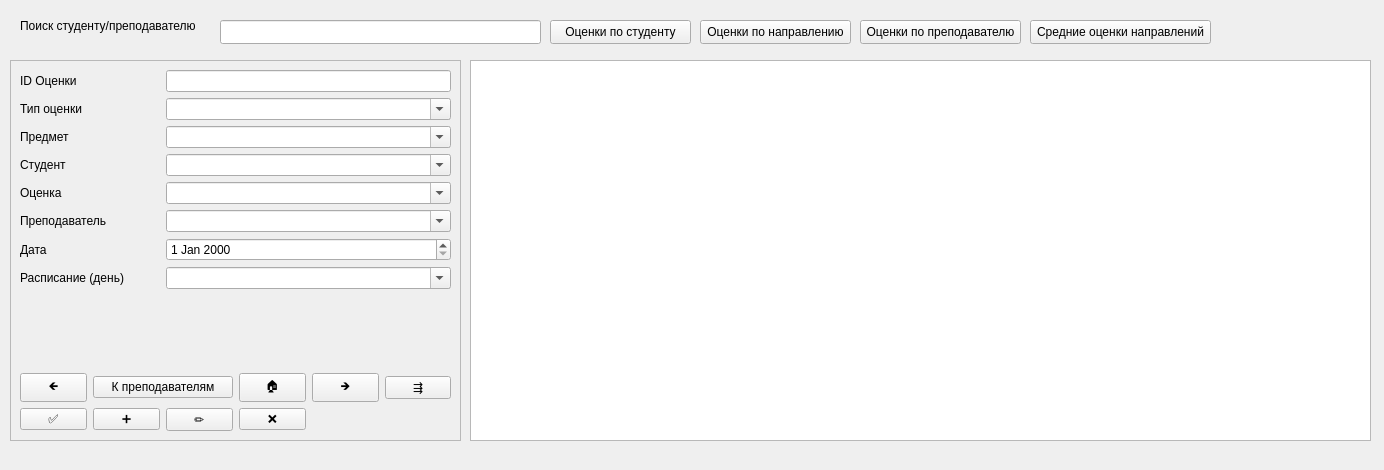
<?xml version="1.0" encoding="UTF-8"?>
<ui version="4.0">
 <class>Marks</class>
 <widget class="QWidget" name="Marks">
  <property name="geometry">
   <rect>
    <x>0</x>
    <y>0</y>
    <width>1384</width>
    <height>470</height>
   </rect>
  </property>
  <property name="windowTitle">
   <string>Оценки</string>
  </property>
  <widget class="QFrame" name="frame">
   <property name="geometry">
    <rect>
     <x>10</x>
     <y>60</y>
     <width>451</width>
     <height>381</height>
    </rect>
   </property>
   <property name="sizePolicy">
    <sizepolicy hsizetype="Minimum" vsizetype="Preferred">
     <horstretch>0</horstretch>
     <verstretch>0</verstretch>
    </sizepolicy>
   </property>
   <property name="frameShape">
    <enum>QFrame::Shape::StyledPanel</enum>
   </property>
   <property name="frameShadow">
    <enum>QFrame::Shadow::Plain</enum>
   </property>
   <layout class="QGridLayout" name="gridLayout_2">
    <item row="7" column="2" colspan="4">
     <widget class="QDateEdit" name="de_date_m"/>
    </item>
    <item row="5" column="2" colspan="4">
     <widget class="QComboBox" name="cb_mark">
      <property name="editable">
       <bool>true</bool>
      </property>
     </widget>
    </item>
    <item row="2" column="0" colspan="2">
     <widget class="QLabel" name="lb_subject">
      <property name="text">
       <string>Предмет</string>
      </property>
     </widget>
    </item>
    <item row="12" column="2">
     <widget class="QPushButton" name="btnEditRow">
      <property name="text">
       <string>✏️</string>
      </property>
     </widget>
    </item>
    <item row="12" column="3">
     <widget class="QPushButton" name="btnDelete">
      <property name="text">
       <string>❌</string>
      </property>
     </widget>
    </item>
    <item row="5" column="0">
     <widget class="QLabel" name="lb_mark">
      <property name="text">
       <string>Оценка</string>
      </property>
     </widget>
    </item>
    <item row="1" column="2" colspan="4">
     <widget class="QComboBox" name="cb_mark_type">
      <property name="editable">
       <bool>true</bool>
      </property>
     </widget>
    </item>
    <item row="2" column="2" colspan="4">
     <widget class="QComboBox" name="cb_id_subject">
      <property name="editable">
       <bool>true</bool>
      </property>
     </widget>
    </item>
    <item row="4" column="0">
     <widget class="QLabel" name="lb_student">
      <property name="text">
       <string>Студент</string>
      </property>
     </widget>
    </item>
    <item row="1" column="0">
     <widget class="QLabel" name="lb_mark_type">
      <property name="text">
       <string>Тип оценки</string>
      </property>
     </widget>
    </item>
    <item row="12" column="1">
     <widget class="QPushButton" name="btnAddNew">
      <property name="text">
       <string>➕</string>
      </property>
     </widget>
    </item>
    <item row="6" column="0" colspan="2">
     <widget class="QLabel" name="lb_teacher">
      <property name="text">
       <string>Преподаватель</string>
      </property>
     </widget>
    </item>
    <item row="4" column="2" colspan="4">
     <widget class="QComboBox" name="cb_id_student">
      <property name="editable">
       <bool>true</bool>
      </property>
     </widget>
    </item>
    <item row="8" column="0" colspan="2">
     <widget class="QLabel" name="lb_schedule">
      <property name="text">
       <string>Расписание (день)</string>
      </property>
     </widget>
    </item>
    <item row="0" column="2" colspan="4">
     <widget class="QLineEdit" name="le_id_mark"/>
    </item>
    <item row="7" column="0">
     <widget class="QLabel" name="lb_date_m">
      <property name="text">
       <string>Дата</string>
      </property>
     </widget>
    </item>
    <item row="12" column="0">
     <widget class="QPushButton" name="btnSave">
      <property name="text">
       <string>✅</string>
      </property>
     </widget>
    </item>
    <item row="6" column="2" colspan="4">
     <widget class="QComboBox" name="cb_id_teacher">
      <property name="editable">
       <bool>true</bool>
      </property>
     </widget>
    </item>
    <item row="0" column="0" colspan="2">
     <widget class="QLabel" name="lb_id_mark">
      <property name="text">
       <string>ID Оценки</string>
      </property>
     </widget>
    </item>
    <item row="9" column="4">
     <spacer name="verticalSpacer_3">
      <property name="orientation">
       <enum>Qt::Orientation::Vertical</enum>
      </property>
      <property name="sizeHint" stdset="0">
       <size>
        <width>20</width>
        <height>18</height>
       </size>
      </property>
     </spacer>
    </item>
    <item row="8" column="2" colspan="4">
     <widget class="QComboBox" name="cb_id_schedule">
      <property name="editable">
       <bool>true</bool>
      </property>
     </widget>
    </item>
    <item row="11" column="0">
     <widget class="QPushButton" name="btnPrevious">
      <property name="text">
       <string>🡸</string>
      </property>
     </widget>
    </item>
    <item row="11" column="1" colspan="2">
     <widget class="QPushButton" name="btn_to_Teachers">
      <property name="text">
       <string>К преподавателям</string>
      </property>
     </widget>
    </item>
    <item row="11" column="3">
     <widget class="QPushButton" name="btnHome">
      <property name="text">
       <string>🏠</string>
      </property>
     </widget>
    </item>
    <item row="11" column="4">
     <widget class="QPushButton" name="btnNext">
      <property name="text">
       <string>🡺</string>
      </property>
     </widget>
    </item>
    <item row="11" column="5">
     <widget class="QPushButton" name="btnLast">
      <property name="text">
       <string>⇶</string>
      </property>
     </widget>
    </item>
   </layout>
  </widget>
  <widget class="QLabel" name="lb_search_mark">
   <property name="geometry">
    <rect>
     <x>20</x>
     <y>10</y>
     <width>191</width>
     <height>31</height>
    </rect>
   </property>
   <property name="text">
    <string>Поиск студенту/преподавателю</string>
   </property>
  </widget>
  <widget class="QLineEdit" name="le_search_mark">
   <property name="geometry">
    <rect>
     <x>220</x>
     <y>20</y>
     <width>321</width>
     <height>24</height>
    </rect>
   </property>
  </widget>
  <widget class="QPushButton" name="btn_Marks_by_Stud">
   <property name="geometry">
    <rect>
     <x>550</x>
     <y>20</y>
     <width>141</width>
     <height>24</height>
    </rect>
   </property>
   <property name="text">
    <string>Оценки по студенту</string>
   </property>
  </widget>
  <widget class="QTableWidget" name="twData_mark">
   <property name="geometry">
    <rect>
     <x>470</x>
     <y>60</y>
     <width>901</width>
     <height>381</height>
    </rect>
   </property>
   <property name="sizePolicy">
    <sizepolicy hsizetype="Expanding" vsizetype="Expanding">
     <horstretch>0</horstretch>
     <verstretch>0</verstretch>
    </sizepolicy>
   </property>
   <property name="editTriggers">
    <set>QAbstractItemView::EditTrigger::NoEditTriggers</set>
   </property>
   <property name="selectionMode">
    <enum>QAbstractItemView::SelectionMode::SingleSelection</enum>
   </property>
   <property name="selectionBehavior">
    <enum>QAbstractItemView::SelectionBehavior::SelectRows</enum>
   </property>
   <property name="verticalScrollMode">
    <enum>QAbstractItemView::ScrollMode::ScrollPerPixel</enum>
   </property>
   <property name="horizontalScrollMode">
    <enum>QAbstractItemView::ScrollMode::ScrollPerPixel</enum>
   </property>
   <attribute name="horizontalHeaderStretchLastSection">
    <bool>true</bool>
   </attribute>
  </widget>
  <widget class="QPushButton" name="btnMarks_by_Fac">
   <property name="geometry">
    <rect>
     <x>700</x>
     <y>20</y>
     <width>151</width>
     <height>24</height>
    </rect>
   </property>
   <property name="text">
    <string>Оценки по направлению</string>
   </property>
  </widget>
  <widget class="QPushButton" name="btn_Avg_Marks_by_All_Facs">
   <property name="geometry">
    <rect>
     <x>1030</x>
     <y>20</y>
     <width>181</width>
     <height>24</height>
    </rect>
   </property>
   <property name="text">
    <string>Средние оценки направлений</string>
   </property>
  </widget>
  <widget class="QPushButton" name="btn_Marks_by_Teach">
   <property name="geometry">
    <rect>
     <x>860</x>
     <y>20</y>
     <width>161</width>
     <height>24</height>
    </rect>
   </property>
   <property name="text">
    <string>Оценки по преподавателю</string>
   </property>
  </widget>
 </widget>
 <resources/>
 <connections/>
</ui>
